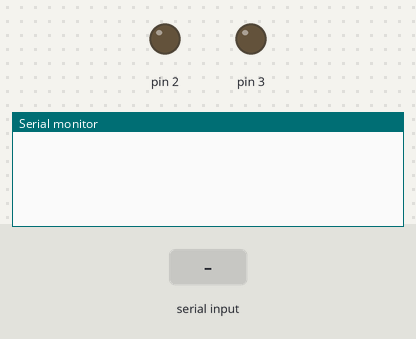
The sketch below on a simulated Arduino Uno, built with avr-gcc and run on an emulated ATmega328P. Parts: output pins drawn as LEDs (lit = HIGH), the last lines printed to the serial monitor. The test bench sets the inputs (shaded band). Random numbers use the default seed unless the sketch sets one; pins used as bus, display or sensor lines are not drawn.

Above: at 1.2 s.
1.3 s: "," received over the second serial link
At 1.9 s:
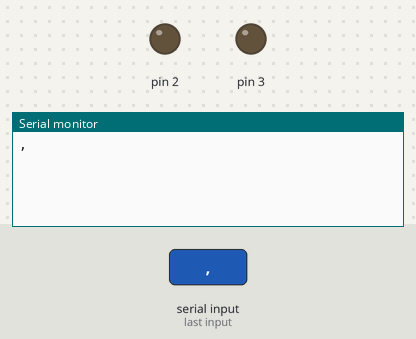
2.8 s: "90,45\n" received over the second serial link
At 3.4 s:
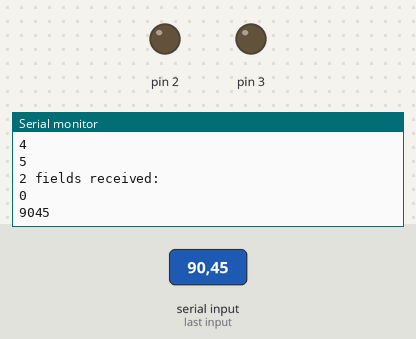
Timing chart, 0 to 5.8 s (numbered marks = the images above; inputs shaded):
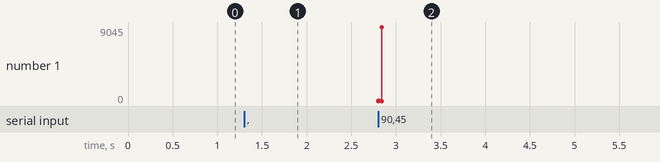

The sketch:

communicate.ino
```cpp
#include <SoftwareSerial.h>

/*
 * SerialReceiveMultipleFields sketch
 * This code expects a message in the format: 12,345,678
 * This code requires a newline character to indicate the end of the data
 * Set the serial monitor to send newline characters
 */

SoftwareSerial serOut(10, 11);
SoftwareSerial serIn(8, 9);


const int NUMBER_OF_FIELDS = 2; // how many comma separated fields we expect
int fieldIndex = 0;            // the current field being received
int values[NUMBER_OF_FIELDS];   // array holding values for all the fields


void setup()
{
  serIn.begin(300);
  serOut.begin(300);
  serIn.listen();
  Serial.begin(9600); // Initialize serial port to send and receive at 9600 baud
  pinMode(2, OUTPUT);
  pinMode(3, OUTPUT);
  pinMode(4, OUTPUT);
  pinMode(5, OUTPUT);
  randomSeed(analogRead(0));
}

void loop()
{
  tryOutput();
  checkInput();
}

void checkInput() {
  if(serIn.available())
  {
    digitalWrite(2, HIGH);
    char ch = serIn.read();
    Serial.println(ch);
    if(ch >= '0' && ch <= '9') // is this an ascii digit between 0 and 9?
    {
      // yes, accumulate the value
      values[fieldIndex] = (values[fieldIndex] * 10) + (ch - '0');
    }
    else if (ch == ',')  // comma is our separator, so move on to the next field
    {
      if(fieldIndex < NUMBER_OF_FIELDS-1)
        fieldIndex++;   // increment field index
    }
    else
    {
      // any character not a digit or comma ends the acquisition of fields
      // in this example it's the newline character sent by the Serial Monitor
      Serial.print( fieldIndex +1);
      Serial.println(" fields received:");

      if (values[0] == 100) {
        if (values[1] == 1) {
          digitalWrite(3, HIGH);
        } else if (values[1] == 0) {
          digitalWrite(3, LOW);
        }
      }

      for(int i=0; i <= fieldIndex; i++)
      {
        Serial.println(values[i]);
        values[i] = 0; // set the values to zero, ready for the next message
      }
      fieldIndex = 0;  // ready to start over
    }
  } else {
    digitalWrite(2, LOW);
  }
}

void tryOutput() {
  int c = random(0, 10000);
  if (c < 10) {
    digitalWrite(4, HIGH);
    int cc = random(0, 100);
    if (cc < 50) {
      ledControl(1);
    } else {
      ledControl(0);
    }
    digitalWrite(4, LOW);
  }
}

void ledControl(int state) {
  if (state == 1) {
    digitalWrite(5, HIGH);
  }
  serOut.print(100);
  serOut.print(",");
  serOut.println(state);
  digitalWrite(5, LOW);
}
```

Measured:
- after the input at 1.3 s, the serial monitor: prints a new line at once (image 1)
- after the input at 2.8 s, the serial monitor: prints a new line at once (image 2)
